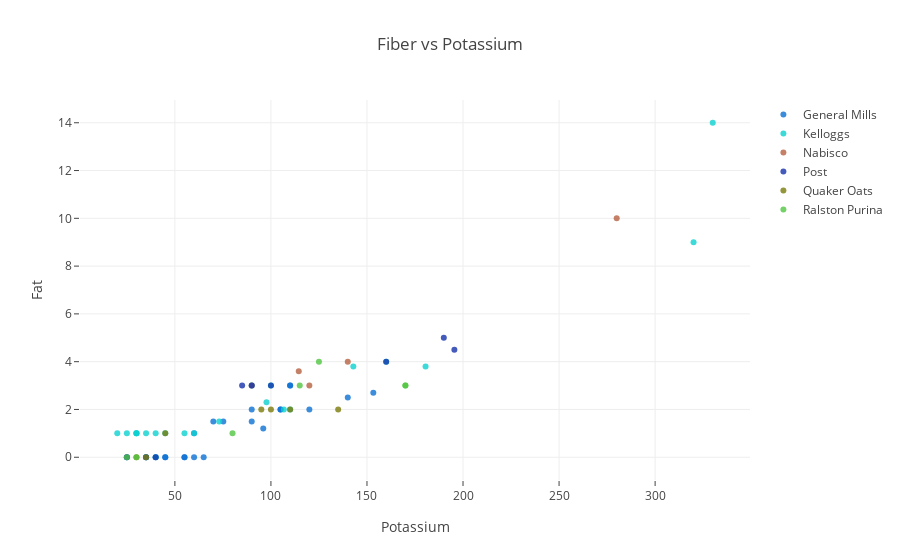

Write notebook code for a chart like this one.
### Code cell
py.offline.iplot(fig)

### Figure 1 — Plotly figure (JSON) as saved in the notebook; plotly's stock layout.template omitted (floating-point values rounded to 4 significant figures)
{"data": [{"marker": {"color": "rgba(12, 112, 212, 0.8)"}, "mode": "markers", "name": "General Mills", "text": ["General Mills", "General Mills", "General Mills", "General Mills", "General Mills", "General Mills", "General Mills", "General Mills", "General Mills", "General Mills", "General Mills", "General Mills", "General Mills", "General Mills", "General Mills", "General Mills", "General Mills", "General Mills", "General Mills", "General Mills", "General Mills", "General Mills"], "type": "scatter", "uid": "7fe6150d-e3f3-40e3-b47e-33616dd344c8", "x": ["70.0", "75.2", "105.0", "45.0", "105.0", "55.0", "65.0", "120.0", "45.0", "90.0", "40.0", "55.0", "90.0", "96.0", "140.0", "35.0", "153.3", "110.0", "60.0", "25.0", "110.0", "60.0"], "y": ["1.5", "1.5", "2.0", "0.0", "2.0", "0.0", "0.0", "2.0", "0.0", "1.5", "0.0", "0.0", "2.0", "1.2", "2.5", "0.0", "2.7", "3.0", "0.0", "0.0", "3.0", "1.0"]}, {"marker": {"color": "rgba(11, 209, 208, 0.8)"}, "mode": "markers", "name": "Kelloggs", "text": ["Kelloggs", "Kelloggs", "Kelloggs", "Kelloggs", "Kelloggs", "Kelloggs", "Kelloggs", "Kelloggs", "Kelloggs", "Kelloggs", "Kelloggs", "Kelloggs", "Kelloggs", "Kelloggs", "Kelloggs", "Kelloggs", "Kelloggs", "Kelloggs", "Kelloggs", "Kelloggs", "Kelloggs", "Kelloggs", "Kelloggs"], "type": "scatter", "uid": "a56d52a0-df39-4929-a0db-a889a96a74a1", "x": ["320.0", "330.0", "30.0", "35.0", "20.0", "160.0", "30.0", "30.0", "25.0", "100.0", "142.9", "60.0", "73.1", "106.7", "40.0", "97.7", "90.0", "45.0", "180.5", "110.0", "35.0", "40.0", "55.0"], "y": ["9.0", "14.0", "1.0", "1.0", "1.0", "4.0", "1.0", "1.0", "1.0", "3.0", "3.8", "1.0", "1.5", "2.0", "0.0", "2.3", "3.0", "1.0", "3.8", "2.0", "0.0", "1.0", "1.0"]}, {"marker": {"color": "rgba(183, 98, 65, 0.8)"}, "mode": "markers", "name": "Nabisco", "text": ["Nabisco", "Nabisco", "Nabisco", "Nabisco", "Nabisco"], "type": "scatter", "uid": "76c14dd8-88ef-48d3-ae3a-e2435f776d17", "x": ["280.0", "114.5", "140.0", "120.0", "90.0"], "y": ["10.0", "3.6", "4.0", "3.0", "3.0"]}, {"marker": {"color": "rgba(23, 50, 170, 0.8)"}, "mode": "markers", "name": "Post", "text": ["Post", "Post", "Post", "Post", "Post", "Post", "Post", "Post", "Post"], "type": "scatter", "uid": "95a8b82f-9937-4262-8b7d-5a274384d649", "x": ["190.0", "160.0", "25.0", "40.0", "85.0", "90.0", "100.0", "35.0", "195.5"], "y": ["5.0", "4.0", "0.0", "0.0", "3.0", "3.0", "3.0", "0.0", "4.5"]}, {"marker": {"color": "rgba(123, 123, 10, 0.8)"}, "mode": "markers", "name": "Quaker Oats", "text": ["Quaker Oats", "Quaker Oats", "Quaker Oats", "Quaker Oats", "Quaker Oats", "Quaker Oats", "Quaker Oats"], "type": "scatter", "uid": "360b4a09-fb25-4337-9388-765dc2632d89", "x": ["135.0", "35.0", "45.0", "95.0", "30.0", "100.0", "110.0"], "y": ["2.0", "0.0", "1.0", "2.0", "0.0", "2.0", "2.0"]}, {"marker": {"color": "rgba(80, 198, 65, 0.8)"}, "mode": "markers", "name": "Ralston Purina", "text": ["Ralston Purina", "Ralston Purina", "Ralston Purina", "Ralston Purina", "Ralston Purina", "Ralston Purina", "Ralston Purina"], "type": "scatter", "uid": "d7a17bec-4294-4ee0-a864-20c7a9858f43", "x": ["125.0", "25.0", "80.0", "170.0", "170.0", "30.0", "115.0"], "y": ["4.0", "0.0", "1.0", "3.0", "3.0", "0.0", "3.0"]}], "layout": {"title": {"text": "Fiber vs Potassium"}, "xaxis": {"ticklen": 5, "title": {"text": "Potassium"}, "zeroline": false}, "yaxis": {"ticklen": 5, "title": {"text": "Fat"}, "zeroline": false}}}
